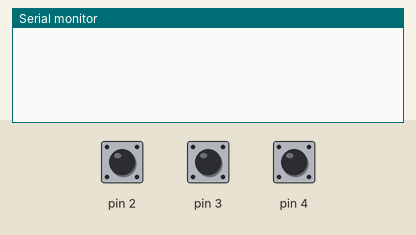
This sketch was run on a simulated Arduino Uno, built with avr-gcc and run on an emulated ATmega328P. On the bench: the last lines printed to the serial monitor. The inputs (shaded band) are chosen by the test bench; at power-on: pin 2 HIGH, pin 4 HIGH, pin 3 HIGH.

Above: at 1.2 s.
1.3 s: pin 2 pulled LOW for 0.15 s
At 2.0 s:
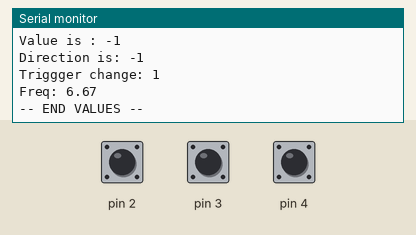
2.9 s: pin 4 pulled LOW for 0.15 s
4.5 s: pin 2 pulled LOW for 1 s
At 6.8 s:
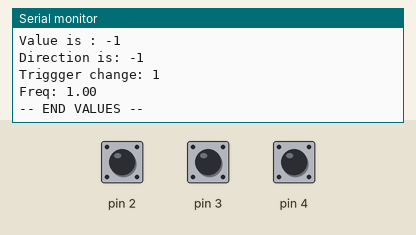

Measured:
- after the input at 1.3 s, the serial monitor: prints a new line after 0.15 s (image 1)
- after the input at 4.5 s, the serial monitor: prints a new line after 1.0 s (image 2)

The sketch:

example_basic.ino
```cpp
/**
 * Test simple with serial
 *
 *  Rotary encoder KY-040
 *    CLK: 2
 *    DT:  3
 *    SWC: 4
 */

//encoder
#include "SD4RotaryEncoder.h"
SD4RotaryEncoder encoder(2,3,4);

void setup(){

  Serial.begin(9600);

}

void loop(){

    encoder.idle(); //wait for read changes

    long value = encoder.getValue();
    short swc = encoder.getSwc();
    short dir = encoder.getDirection(); // -1 (counterclockwise) 0(initial value) +1 (clockwise)
    float freq = encoder.getFrequency(); //rotating frequency in Hz
    bool isValueChanged  = encoder.isValueChanged();

    //when switch occour we reset value
    if(swc)
    {
      encoder.resetValue();
    }

    if(isValueChanged)
    {
        Serial.println();
        Serial.println("-- VALUES --");
        Serial.print("Value is : ");
        Serial.println(value);
        Serial.print("Direction is: ");
        Serial.println(dir);
        Serial.print("Triggger change: ");
        Serial.println(isValueChanged);
        Serial.print("Freq: ");
        Serial.println(freq);
        Serial.println("-- END VALUES --");
        Serial.println();
    }

}
```

SD4RotaryEncoder.cpp
```cpp
// (licence header left out)
#include "Arduino.h"
#include "SD4RotaryEncoder.h"

//some init
static short SD4RotaryEncoder::_pinClk = -1;
static short SD4RotaryEncoder::_pinDt = -1;
static short SD4RotaryEncoder::_pinSwc = -1;
static short SD4RotaryEncoder::_clk = 0;
static short SD4RotaryEncoder::_dt = 0;
static short SD4RotaryEncoder::_swc = 0;
static short SD4RotaryEncoder::_direction = 0; //can be: -1 (counterclockwise) 0(initial value) +1 (clockwise)
static long  SD4RotaryEncoder::_value = 0;
static long  SD4RotaryEncoder::_oldvalue = 0;
static float SD4RotaryEncoder::_frequency = 0;
static float SD4RotaryEncoder::_millis = 0;
static bool  SD4RotaryEncoder::_trigger = false;

//contruct
//clk pin must be external interrupt, otherwise not works
SD4RotaryEncoder::SD4RotaryEncoder(short clk, short dt, short swc)
{
    //pin assignment
     SD4RotaryEncoder::_pinClk = clk;
     SD4RotaryEncoder::_pinDt = dt;
     SD4RotaryEncoder::_pinSwc = swc;

    pinMode(SD4RotaryEncoder::_pinClk, INPUT_PULLUP);
    pinMode(SD4RotaryEncoder::_pinDt, INPUT_PULLUP);
    pinMode(SD4RotaryEncoder::_pinSwc, INPUT_PULLUP);

    attachInterrupt(digitalPinToInterrupt(SD4RotaryEncoder::_pinClk),&SD4RotaryEncoder::avrCallback,CHANGE);
};

short SD4RotaryEncoder::getClk(){
    return SD4RotaryEncoder::_clk;
};

short SD4RotaryEncoder::getDt(){
    return SD4RotaryEncoder::_dt;
};

short SD4RotaryEncoder::getSwc(){
    return !SD4RotaryEncoder::_swc;
};

short SD4RotaryEncoder::getDirection(){
   return SD4RotaryEncoder::_direction;
}

long SD4RotaryEncoder::getValue(){

     return SD4RotaryEncoder::_value;
};

float SD4RotaryEncoder::getFrequency(){
    return SD4RotaryEncoder::_frequency;
}

void SD4RotaryEncoder::avrCallback(){
    /*
     * We have 5 step per direction
     *
       n  ck dt
       1   1  1  > idle
       2   0  1  > rotate clockwise
       3   0  0  > indeterminate
       4   1  0  > rotate counterclockwise
       5   1  1  > idle

      Rotate SX
       n  ck dt
       1   1  1  > idle
       2   1  0  > change sign
       3   0  0  > indeterminate
       4   0  1  > change sign
       5   1  1  > idle
     */

    volatile short clk = SD4RotaryEncoder::_clk = digitalRead(SD4RotaryEncoder::_pinClk);
    volatile short dt = SD4RotaryEncoder::_dt = digitalRead(SD4RotaryEncoder::_pinDt);
    volatile short step = (clk<<1) | dt;
    volatile float f = 0;

    if(!SD4RotaryEncoder::_millis) SD4RotaryEncoder::_millis = micros();

    if(step==2) SD4RotaryEncoder::_direction=1;
    if(step==3) SD4RotaryEncoder::_direction=-1;

    if(step==2 || step==3){
        SD4RotaryEncoder::_value+=(1*SD4RotaryEncoder::_direction);
        f = (micros()-SD4RotaryEncoder::_millis);
        if(f>500)
        {
           SD4RotaryEncoder::_frequency = 1/(f/1000000); //hz
        }

        SD4RotaryEncoder::_millis = 0;
    }
}

void SD4RotaryEncoder::idle(){
    _swc = digitalRead(_pinSwc);


    if(SD4RotaryEncoder::_oldvalue !=SD4RotaryEncoder::_value)
    {
        SD4RotaryEncoder::_trigger = true;
        SD4RotaryEncoder::_oldvalue = SD4RotaryEncoder::_value;
    }
    else
    {
      //  SD4RotaryEncoder::_frequency = 0;
        SD4RotaryEncoder::_trigger = false;
    }
}

void SD4RotaryEncoder::resetValue(){
   SD4RotaryEncoder::_value = SD4RotaryEncoder::_direction = 0;
}

bool SD4RotaryEncoder::isValueChanged(){
    return SD4RotaryEncoder::_trigger;
}
```

SD4RotaryEncoder.h
```cpp
// (licence header left out)
#ifndef SD4RotaryEncoder_h
#define SD4RotaryEncoder_h

#include "Arduino.h"


class SD4RotaryEncoder
{

  public:
     SD4RotaryEncoder(short clk, short dt, short swc);

     void  idle();
     void  resetValue();
     long  getValue();
     float getFrequency();
     short getClk();
     short getDt();
     short getSwc();
     short getDirection();
     bool  isValueChanged();


  private:
    static short _pinClk, _pinDt, _pinSwc, _clk, _dt, _swc, _direction;
    static long _value, _oldvalue;
    static float _frequency, _millis;
    static bool _trigger;
    static void avrCallback();
};
#endif
```
